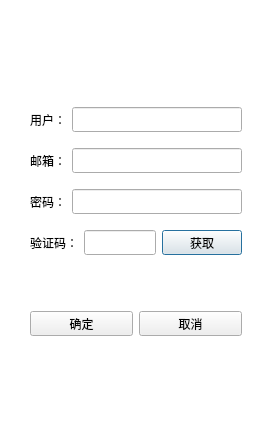
<?xml version="1.0" encoding="UTF-8"?>
<ui version="4.0">
 <class>RegisterDialog</class>
 <widget class="QDialog" name="RegisterDialog">
  <property name="geometry">
   <rect>
    <x>0</x>
    <y>0</y>
    <width>272</width>
    <height>442</height>
   </rect>
  </property>
  <property name="windowTitle">
   <string>Dialog</string>
  </property>
  <property name="styleSheet">
   <string notr="true">#RegisterDialog{
	background-color:rgb(255,255,255);
}

</string>
  </property>
  <layout class="QHBoxLayout" name="horizontalLayout_6">
   <item>
    <layout class="QVBoxLayout" name="verticalLayout">
     <property name="leftMargin">
      <number>5</number>
     </property>
     <property name="topMargin">
      <number>5</number>
     </property>
     <property name="rightMargin">
      <number>5</number>
     </property>
     <property name="bottomMargin">
      <number>5</number>
     </property>
     <item>
      <widget class="QStackedWidget" name="stackedWidget">
       <property name="currentIndex">
        <number>0</number>
       </property>
       <widget class="QWidget" name="page">
        <property name="styleSheet">
         <string notr="true">#page{
background-color:rgb(255,255,255);;
}</string>
        </property>
        <layout class="QVBoxLayout" name="verticalLayout_3">
         <item>
          <spacer name="verticalSpacer">
           <property name="orientation">
            <enum>Qt::Vertical</enum>
           </property>
           <property name="sizeHint" stdset="0">
            <size>
             <width>20</width>
             <height>67</height>
            </size>
           </property>
          </spacer>
         </item>
         <item>
          <layout class="QHBoxLayout" name="horizontalLayout_2">
           <property name="leftMargin">
            <number>5</number>
           </property>
           <property name="topMargin">
            <number>5</number>
           </property>
           <property name="rightMargin">
            <number>5</number>
           </property>
           <property name="bottomMargin">
            <number>5</number>
           </property>
           <item>
            <widget class="QLabel" name="label">
             <property name="minimumSize">
              <size>
               <width>0</width>
               <height>25</height>
              </size>
             </property>
             <property name="maximumSize">
              <size>
               <width>16777215</width>
               <height>25</height>
              </size>
             </property>
             <property name="styleSheet">
              <string notr="true">QLabel{
color: black;
}</string>
             </property>
             <property name="text">
              <string>用户：</string>
             </property>
            </widget>
           </item>
           <item>
            <widget class="QLineEdit" name="lineEdit">
             <property name="minimumSize">
              <size>
               <width>0</width>
               <height>25</height>
              </size>
             </property>
             <property name="maximumSize">
              <size>
               <width>16777215</width>
               <height>25</height>
              </size>
             </property>
            </widget>
           </item>
          </layout>
         </item>
         <item>
          <layout class="QHBoxLayout" name="horizontalLayout_3">
           <property name="leftMargin">
            <number>5</number>
           </property>
           <property name="topMargin">
            <number>5</number>
           </property>
           <property name="rightMargin">
            <number>5</number>
           </property>
           <property name="bottomMargin">
            <number>5</number>
           </property>
           <item>
            <widget class="QLabel" name="label_2">
             <property name="minimumSize">
              <size>
               <width>0</width>
               <height>25</height>
              </size>
             </property>
             <property name="maximumSize">
              <size>
               <width>16777215</width>
               <height>25</height>
              </size>
             </property>
             <property name="styleSheet">
              <string notr="true">QLabel{color: black;}</string>
             </property>
             <property name="text">
              <string>邮箱：</string>
             </property>
            </widget>
           </item>
           <item>
            <widget class="QLineEdit" name="lineEdit_2">
             <property name="minimumSize">
              <size>
               <width>0</width>
               <height>25</height>
              </size>
             </property>
             <property name="maximumSize">
              <size>
               <width>16777215</width>
               <height>25</height>
              </size>
             </property>
            </widget>
           </item>
          </layout>
         </item>
         <item>
          <layout class="QHBoxLayout" name="horizontalLayout_4">
           <property name="leftMargin">
            <number>5</number>
           </property>
           <property name="topMargin">
            <number>5</number>
           </property>
           <property name="rightMargin">
            <number>5</number>
           </property>
           <property name="bottomMargin">
            <number>5</number>
           </property>
           <item>
            <widget class="QLabel" name="label_3">
             <property name="minimumSize">
              <size>
               <width>0</width>
               <height>25</height>
              </size>
             </property>
             <property name="maximumSize">
              <size>
               <width>16777215</width>
               <height>25</height>
              </size>
             </property>
             <property name="styleSheet">
              <string notr="true">QLabel{color: black;}</string>
             </property>
             <property name="text">
              <string>密码：</string>
             </property>
            </widget>
           </item>
           <item>
            <widget class="QLineEdit" name="lineEdit_3">
             <property name="minimumSize">
              <size>
               <width>0</width>
               <height>25</height>
              </size>
             </property>
             <property name="maximumSize">
              <size>
               <width>16777215</width>
               <height>25</height>
              </size>
             </property>
            </widget>
           </item>
          </layout>
         </item>
         <item>
          <layout class="QHBoxLayout" name="horizontalLayout_5">
           <property name="leftMargin">
            <number>5</number>
           </property>
           <property name="topMargin">
            <number>5</number>
           </property>
           <property name="rightMargin">
            <number>5</number>
           </property>
           <property name="bottomMargin">
            <number>5</number>
           </property>
           <item>
            <widget class="QLabel" name="label_4">
             <property name="minimumSize">
              <size>
               <width>0</width>
               <height>25</height>
              </size>
             </property>
             <property name="maximumSize">
              <size>
               <width>16777215</width>
               <height>25</height>
              </size>
             </property>
             <property name="styleSheet">
              <string notr="true">QLabel{color: black;}</string>
             </property>
             <property name="text">
              <string>验证码：</string>
             </property>
            </widget>
           </item>
           <item>
            <widget class="QLineEdit" name="lineEdit_4">
             <property name="minimumSize">
              <size>
               <width>0</width>
               <height>25</height>
              </size>
             </property>
             <property name="maximumSize">
              <size>
               <width>16777215</width>
               <height>25</height>
              </size>
             </property>
            </widget>
           </item>
           <item>
            <widget class="TimerBtn" name="pushButton_3">
             <property name="minimumSize">
              <size>
               <width>0</width>
               <height>25</height>
              </size>
             </property>
             <property name="maximumSize">
              <size>
               <width>16777215</width>
               <height>25</height>
              </size>
             </property>
             <property name="text">
              <string>获取</string>
             </property>
            </widget>
           </item>
          </layout>
         </item>
         <item>
          <spacer name="verticalSpacer_2">
           <property name="orientation">
            <enum>Qt::Vertical</enum>
           </property>
           <property name="sizeType">
            <enum>QSizePolicy::Fixed</enum>
           </property>
           <property name="sizeHint" stdset="0">
            <size>
             <width>20</width>
             <height>40</height>
            </size>
           </property>
          </spacer>
         </item>
         <item>
          <layout class="QHBoxLayout" name="horizontalLayout">
           <property name="leftMargin">
            <number>5</number>
           </property>
           <property name="topMargin">
            <number>5</number>
           </property>
           <property name="rightMargin">
            <number>5</number>
           </property>
           <property name="bottomMargin">
            <number>5</number>
           </property>
           <item>
            <widget class="QPushButton" name="pushButton">
             <property name="minimumSize">
              <size>
               <width>0</width>
               <height>25</height>
              </size>
             </property>
             <property name="maximumSize">
              <size>
               <width>16777215</width>
               <height>25</height>
              </size>
             </property>
             <property name="text">
              <string>确定</string>
             </property>
            </widget>
           </item>
           <item>
            <widget class="QPushButton" name="pushButton_2">
             <property name="minimumSize">
              <size>
               <width>0</width>
               <height>25</height>
              </size>
             </property>
             <property name="maximumSize">
              <size>
               <width>16777215</width>
               <height>25</height>
              </size>
             </property>
             <property name="text">
              <string>取消</string>
             </property>
            </widget>
           </item>
          </layout>
         </item>
         <item>
          <spacer name="verticalSpacer_3">
           <property name="orientation">
            <enum>Qt::Vertical</enum>
           </property>
           <property name="sizeHint" stdset="0">
            <size>
             <width>20</width>
             <height>40</height>
            </size>
           </property>
          </spacer>
         </item>
        </layout>
       </widget>
       <widget class="QWidget" name="page_2">
        <property name="styleSheet">
         <string notr="true">#page_2 {
	background-color: rgb(255, 255, 255);
}</string>
        </property>
        <layout class="QVBoxLayout" name="verticalLayout_5">
         <item>
          <spacer name="verticalSpacer_5">
           <property name="orientation">
            <enum>Qt::Vertical</enum>
           </property>
           <property name="sizeHint" stdset="0">
            <size>
             <width>20</width>
             <height>40</height>
            </size>
           </property>
          </spacer>
         </item>
         <item>
          <widget class="QLabel" name="label_5">
           <property name="minimumSize">
            <size>
             <width>0</width>
             <height>25</height>
            </size>
           </property>
           <property name="maximumSize">
            <size>
             <width>16777215</width>
             <height>25</height>
            </size>
           </property>
           <property name="styleSheet">
            <string notr="true">#label_5{
  color:black;
}</string>
           </property>
           <property name="text">
            <string>注册成功，请点击返回登录！</string>
           </property>
           <property name="alignment">
            <set>Qt::AlignCenter</set>
           </property>
          </widget>
         </item>
         <item>
          <layout class="QHBoxLayout" name="horizontalLayout_7">
           <property name="leftMargin">
            <number>5</number>
           </property>
           <property name="topMargin">
            <number>5</number>
           </property>
           <property name="rightMargin">
            <number>5</number>
           </property>
           <property name="bottomMargin">
            <number>5</number>
           </property>
           <item>
            <spacer name="horizontalSpacer">
             <property name="orientation">
              <enum>Qt::Horizontal</enum>
             </property>
             <property name="sizeType">
              <enum>QSizePolicy::Fixed</enum>
             </property>
             <property name="sizeHint" stdset="0">
              <size>
               <width>40</width>
               <height>20</height>
              </size>
             </property>
            </spacer>
           </item>
           <item>
            <widget class="QPushButton" name="return_login">
             <property name="minimumSize">
              <size>
               <width>0</width>
               <height>25</height>
              </size>
             </property>
             <property name="maximumSize">
              <size>
               <width>16777215</width>
               <height>25</height>
              </size>
             </property>
             <property name="text">
              <string>返回登录</string>
             </property>
            </widget>
           </item>
           <item>
            <spacer name="horizontalSpacer_2">
             <property name="orientation">
              <enum>Qt::Horizontal</enum>
             </property>
             <property name="sizeType">
              <enum>QSizePolicy::Fixed</enum>
             </property>
             <property name="sizeHint" stdset="0">
              <size>
               <width>40</width>
               <height>20</height>
              </size>
             </property>
            </spacer>
           </item>
          </layout>
         </item>
         <item>
          <spacer name="verticalSpacer_4">
           <property name="orientation">
            <enum>Qt::Vertical</enum>
           </property>
           <property name="sizeHint" stdset="0">
            <size>
             <width>20</width>
             <height>40</height>
            </size>
           </property>
          </spacer>
         </item>
        </layout>
       </widget>
      </widget>
     </item>
    </layout>
   </item>
  </layout>
 </widget>
 <customwidgets>
  <customwidget>
   <class>TimerBtn</class>
   <extends>QPushButton</extends>
   <header>timerbtn.h</header>
  </customwidget>
 </customwidgets>
 <resources/>
 <connections/>
</ui>
